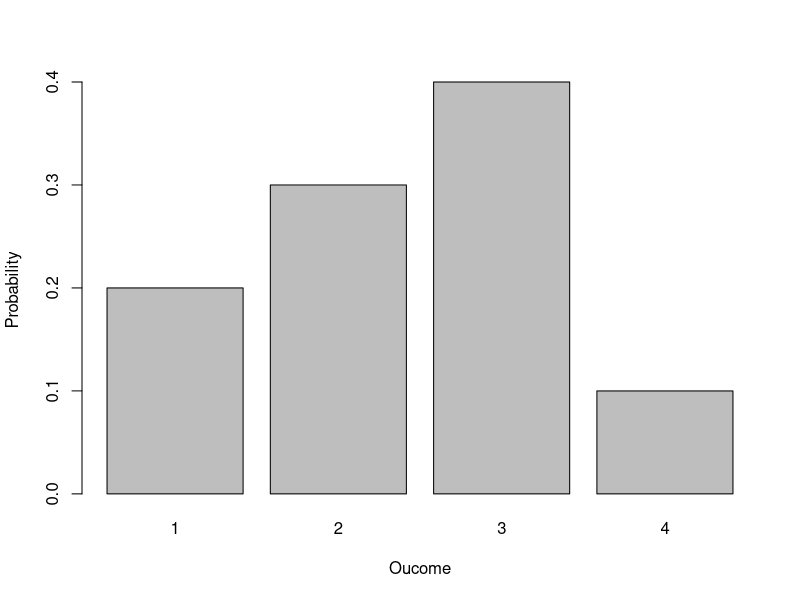
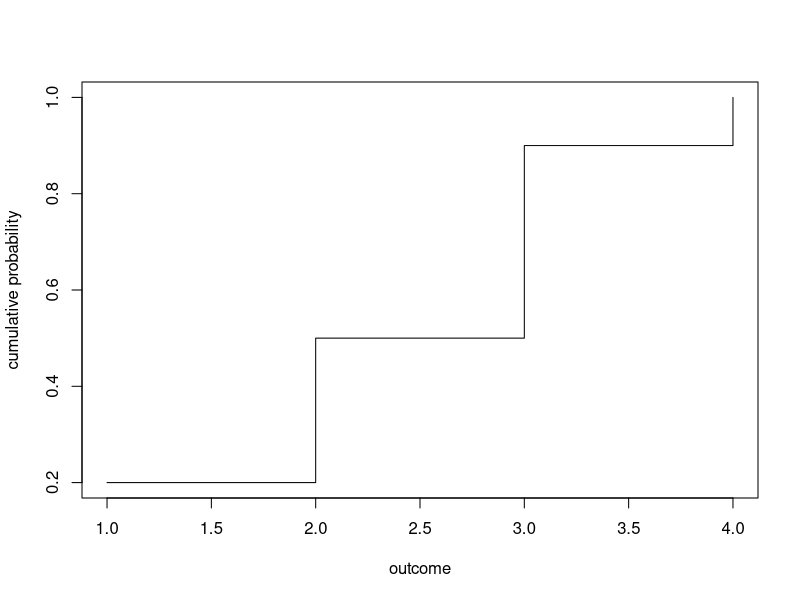
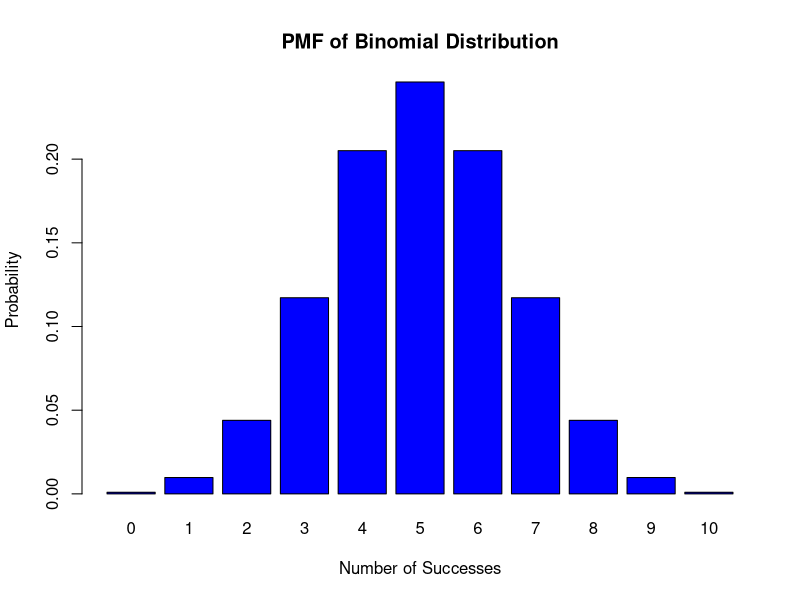
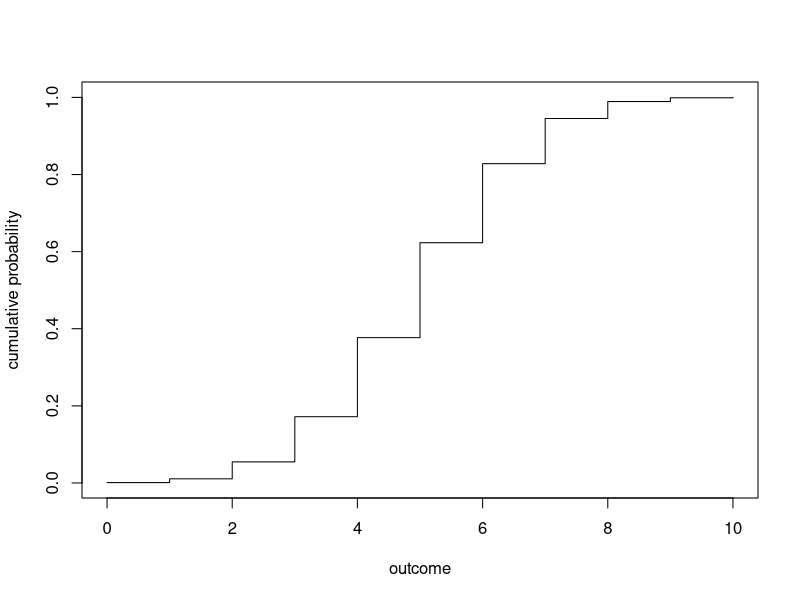

Write the R code that produced these figures, in order.
#PMF and CDF in R
x<-c(1,2,3,4) #The possible values of the random variable
prob<-c(0.2,0.3,0.4,0.1) #Probability of each outcome
barplot(prob,names.arg=x, xlab="Oucome",ylab="Probability")

#Compute the cumulative probabilities 
cum_prob<-cumsum(prob)
plot(x,cum_prob,type="s",xlab="outcome",ylab="cumulative probability")

#Mean and Variance of discrete random varaibles

x<-c(1,2,3,4) #The possible values of the random variable
prob<-c(0.2,0.3,0.4,0.1) #Probability of each outcome
expectation_of_x<-weighted.mean(x,prob)#Mean of X
variance_of_x<-weighted.mean(x^2,prob)-weighted.mean(x,prob)^2


#Bernouli trial and binomial distribution

n<-10 #number of trials
prob_success<-0.01 #probability of sucesss 
x<-sample(c(0, 1), size = n, replace = TRUE, prob = c(1 - prob_success, prob_success)) #n bernouli trials
y<-count_ones <- sum(x == 1) #the number of succesful bernouli trials 

# Parameters of the binomial distribution
x <- 0:10  # Possible number of successes
size <- 10  # Number of trials
prob <- 0.5  # Probability of success on each trial

# Calculate the PMF values for the binomial distribution
pmf_values <- dbinom(x, size, prob)

# Calculate the CDF values for the binomial distribution
cdf_values <- pbinom(x, size, prob)

# Plotting PMF using barplot
barplot(pmf_values, names.arg = x, col = "blue", 
        main = "PMF of Binomial Distribution", 
        xlab = "Number of Successes", ylab = "Probability")
# Plotting CDF 
plot(x,cdf_values,type="s",xlab="outcome",ylab="cumulative probability")


# Geometric distribution 
p <- 1/2.5  # Probability of success
k <- 1:3 # Possible values of the random variable

# Geometric distribution PMF
geometric_pmf <- (1 - p)^(k - 1) * p

# Geometric distribution CDF
geometric_cdf <-cumsum(geometric_pmf)